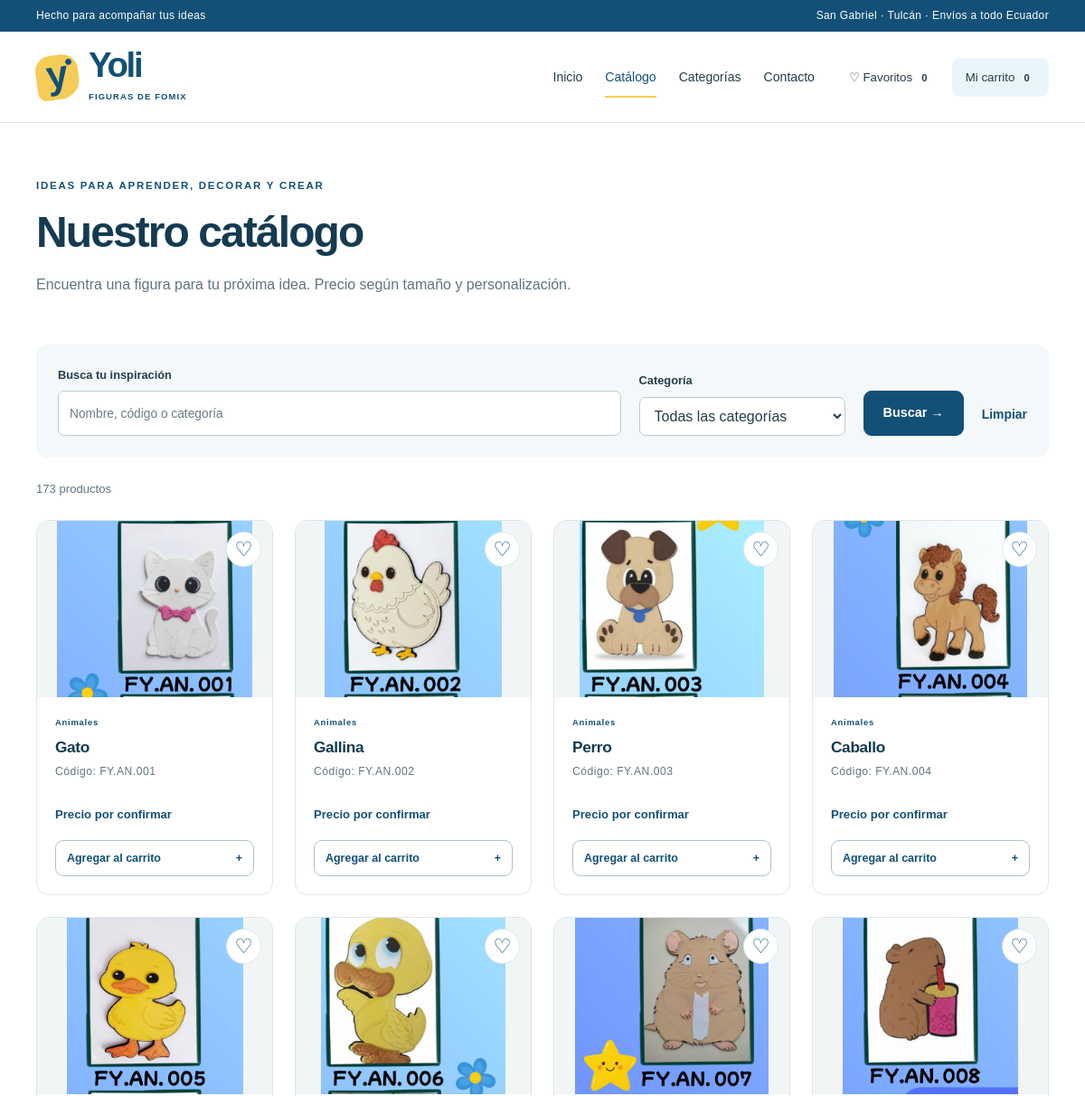
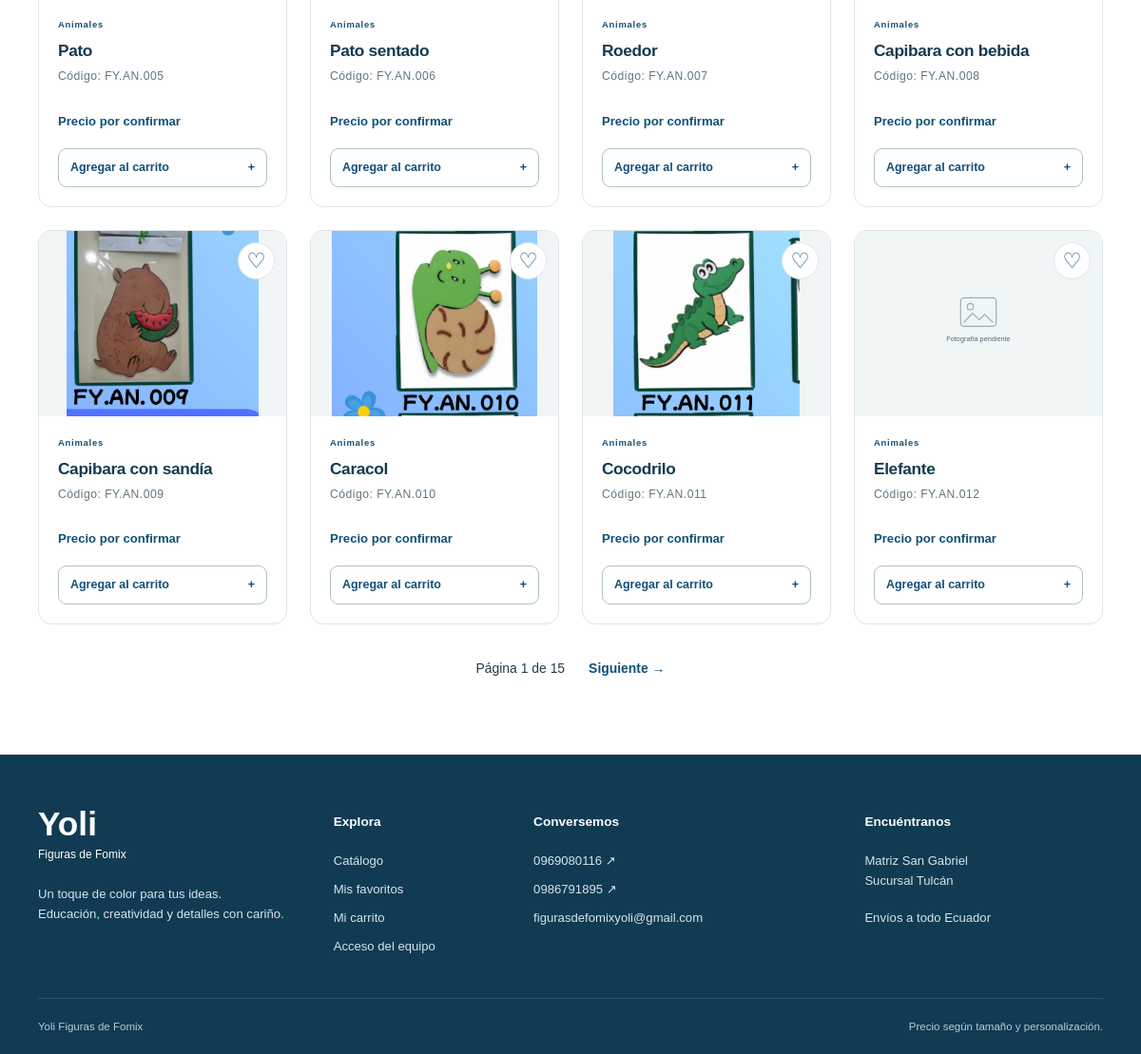
/catalogo, run on the app's committed database (2 pictures, top to bottom).
### app/models/product.py (models this page shows)
class Product(db.Model):
    __tablename__ = 'products'
    __table_args__ = (db.CheckConstraint("substr(code, -3) != '000'", name='no_placeholder'),)
    id = db.Column(db.Integer, primary_key=True)
    code = db.Column(db.String(60), nullable=False, unique=True)
    name = db.Column(db.String(200))
    slug = db.Column(db.String(240), nullable=False, unique=True)
    description = db.Column(db.Text)
    category_id = db.Column(db.Integer, db.ForeignKey('categories.id'), nullable=False, index=True)
    size_notes = db.Column(db.Text)
    allows_customization = db.Column(db.Boolean, nullable=False, default=False)
    is_active = db.Column(db.Boolean, nullable=False, default=False)
    is_featured = db.Column(db.Boolean, nullable=False, default=False)
    created_at = db.Column(db.DateTime(timezone=True), default=utcnow, nullable=False)
    updated_at = db.Column(db.DateTime(timezone=True), default=utcnow, onupdate=utcnow, nullable=False)
    category = db.relationship('Category', back_populates='products')
    images = db.relationship('ProductImage', back_populates='product', cascade='all, delete-orphan', order_by='ProductImage.sort_order')
    @property
    def display_name(self):
        return self.name or self.code
    @property
    def image_path(self):
        return self.images[0].file_path if self.images else 'img/placeholder.svg'

### app/models/product_image.py (models this page shows)
class ProductImage(db.Model):
    __tablename__ = 'product_images'
    id = db.Column(db.Integer, primary_key=True)
    product_id = db.Column(db.Integer, db.ForeignKey('products.id'), nullable=False, index=True)
    file_path = db.Column(db.String(400), nullable=False)
    alt_text = db.Column(db.String(250))
    sort_order = db.Column(db.Integer, default=0, nullable=False)
    product = db.relationship('Product', back_populates='images')

### app/models/category.py (models this page shows)
class Category(db.Model):
    __tablename__ = 'categories'
    id = db.Column(db.Integer, primary_key=True)
    name = db.Column(db.String(120), nullable=False, unique=True)
    slug = db.Column(db.String(140), nullable=False, unique=True)
    description = db.Column(db.Text)
    sort_order = db.Column(db.Integer, nullable=False, default=0)
    is_active = db.Column(db.Boolean, nullable=False, default=True)
    products = db.relationship('Product', back_populates='category')

### app/catalog/routes.py (the view)
@bp.get('/catalogo')
def catalog():
    term = request.args.get('q', '')[:200]
    category_slug = request.args.get('categoria', '')
    query = search_products(public_products(), term)
    if category_slug:
        query = query.filter(Category.slug == category_slug)
    page = request.args.get('page', 1, type=int)
    if page < 1:
        abort(404)
    pagination = query.order_by(Product.code).paginate(page=page, per_page=12, error_out=False)
    return render_template('public/catalog.html', pagination=pagination, term=term, category_slug=category_slug)

### app/services/search.py (called while the page is built)
def normalize_search(value):
    result = []
    for char in unicodedata.normalize('NFC', value or '').casefold():
        if char == 'ñ':
            result.append(char)
        else:
            result.append(''.join(c for c in unicodedata.normalize('NFD', char)
                                  if not unicodedata.combining(c)))
    return ''.join(result)

def search_products(query, term):
    term = normalize_search(term.strip())
    return query.filter(or_(*(func.search_normalize(column).contains(term, autoescape=True)
                             for column in (Product.name, Product.code, Category.name)))) if term else query

def public_products():
    return Product.query.join(Category).filter(Product.is_active.is_(True), Category.is_active.is_(True))

### app/templates/public/catalog.html (shortened to what this page needs)
{% extends 'public/base.html' %}
{% block content %}<section class="page-intro container">
<span class="eyebrow">IDEAS PARA APRENDER, DECORAR Y CREAR</span>
<h1>Nuestro catálogo</h1>
<p>Encuentra una figura para tu próxima idea. Precio según tamaño y personalización.</p>
</section>
<section class="container section-bottom">
<form class="catalog-filters" method="get">
<div class="field search-field">
<label for="q">Busca tu inspiración</label>
<input id="q" type="search" name="q" value="{{ term }}" placeholder="Nombre, código o categoría" maxlength="200">
</div>
<div class="field">
<label for="categoria">Categoría</label>
<select id="categoria" name="categoria">
<option value="">Todas las categorías</option>{% for category in categories %}<option value="{{ category.slug }}" {% if category_slug == category.slug %}selected{% endif %}>{{ category.name }}</option>{% endfor %}</select>
</div>
<button class="button" type="submit">Buscar →</button>
<a class="text-link" href="{{ url_for('catalog.catalog') }}">Limpiar</a>
</form>
<p class="results-count">{{ pagination.total }} productos{% if term %} para «{{ term }}»{% endif %}</p>{% if pagination.items %}<div class="product-grid">{% for product in pagination.items %}
{% include 'components/product_card.html' %}
{% endfor %}</div>{% endif %}
{% if pagination.pages > 1 %}<nav class="pagination" aria-label="Páginas del catálogo"><span>Página {{ pagination.page }} de {{ pagination.pages }}</span>{% if pagination.has_next %}<a href="{{ url_for('catalog.catalog', q=term, categoria=category_slug, page=pagination.next_num) }}">Siguiente →</a>{% endif %}</nav>{% endif %}</section>{% endblock %}

### app/templates/components/product_card.html
<article class="product-card">
  <div class="product-visual">
<a href="{{ url_for('catalog.detail', slug=product.slug) }}">
<img src="{{ url_for('static', filename=product.image_path) }}" data-placeholder="{{ url_for('static', filename='img/placeholder.svg') }}" alt="{{ product.images[0].alt_text or product.display_name if product.images else 'Fotografía pendiente: ' ~ product.display_name }}" width="640" height="480" loading="lazy">
</a>
<button class="favorite-button" type="button" data-favorite="{{ product.code }}" aria-label="Guardar {{ product.code }} en favoritos" aria-pressed="false">♡</button>
</div>
  <div class="product-info">
<span class="eyebrow">{{ product.category.name }}</span>
<h3>
<a href="{{ url_for('catalog.detail', slug=product.slug) }}">{{ product.display_name }}</a>
</h3>
<p class="product-code">Código: {{ product.code }}</p>
<p class="price-note">Precio por confirmar</p>
<button class="button button-outline full-width" type="button" data-add-cart="{{ product.code }}">Agregar al carrito <span aria-hidden="true">+</span>
</button>
</div>
</article>

### app/static/css/styles.css (style rules this page uses)
:root { --blue:#125077; --blue-dark:#143b50; --sky:#e9f5fa; --yellow:#f5cc57; --ink:#253d49; --muted:#607580; --line:#dce6e9; --paper:#fff; --radius:18px; --shadow:0 12px 35px #193f5010; }
* { box-sizing:border-box; }
body { margin:0; font-family:'Trebuchet MS',Arial,sans-serif; font-size:16px; line-height:1.6; color:var(--ink); background:#fff; }
a { color:inherit; text-decoration:none; }
button,input,textarea,select { font:inherit; }
button,a,input,select,textarea { -webkit-tap-highlight-color:transparent; }
button { cursor:pointer; }
img { display:block; max-width:100%; object-fit:contain; }
h1,h2,h3,p { margin-top:0; }
h1,h2,h3 { line-height:1.16; letter-spacing:-.04em; color:var(--blue-dark); }
h1 { font-size:clamp(2.5rem,5vw,4.5rem); margin-bottom:24px; }
h3 { font-size:1.2rem; }
p { margin-bottom:18px; }
.container { max-width:1240px; width:calc(100% - 80px); margin:0 auto; }
.section-bottom { padding-bottom:80px; }
.eyebrow { font-size:.72rem; letter-spacing:.15em; font-weight:700; display:block; color:var(--blue); margin-bottom:14px; }
.button { display:inline-flex; align-items:center; justify-content:center; gap:20px; border:1px solid var(--blue); border-radius:9px; background:var(--blue); color:white; padding:13px 21px; font-size:.9rem; font-weight:700; line-height:1.5; transition:background .15s,transform .15s; }
.button-outline { color:var(--blue); background:transparent; border-color:#adc2cc; }
.text-link { font-size:.87rem; font-weight:bold; color:var(--blue); text-underline-offset:5px; }
.page-intro { padding-top:60px; padding-bottom:35px; }
.page-intro h1 { font-size:3rem; margin-bottom:18px; }
.page-intro p { color:var(--muted); max-width:720px; }
.catalog-filters { display:flex; gap:20px; align-items:end; background:#f4f8fa; padding:24px; border-radius:12px; }
.field { display:flex; flex-direction:column; gap:7px; margin-bottom:18px; }
.field label { font-size:.8rem; font-weight:bold; }
input,select,textarea { border:1px solid #b8cbd3; border-radius:7px; padding:11px 12px; width:100%; min-width:0; color:var(--ink); background:white; }
input::placeholder,textarea::placeholder { color:#6a7c85; font-size:.86rem; }
.catalog-filters .field { margin:0; min-width:190px; }
.search-field { flex:1; }
.catalog-filters .text-link { padding-bottom:13px; }
.results-count { font-size:.82rem; color:var(--muted); margin:24px 0; }
.product-grid { display:grid; grid-template-columns:repeat(4,minmax(0,1fr)); gap:24px; }
.product-card { display:flex; flex-direction:column; min-width:0; border:1px solid var(--line); border-radius:14px; background:white; overflow:hidden; }
.product-visual { position:relative; background:#f1f5f6; }
.product-visual img { width:100%; aspect-ratio:4/3; height:auto; }
.favorite-button { position:absolute; right:12px; top:12px; background:white; border:1px solid var(--line); border-radius:50%; width:39px; height:39px; font-size:1.4rem; color:var(--blue); }
.product-info { display:flex; flex-direction:column; flex:1; padding:20px; }
.product-info .price-note { margin-top:auto; padding-top:8px; }
.product-info h3,.detail-copy h1,.cart-item h3 { overflow-wrap:anywhere; }
.product-info .eyebrow { font-size:.59rem; margin-bottom:10px; letter-spacing:.08em; }
.product-info h3 { font-size:1.08rem; letter-spacing:-.02em; margin-bottom:8px; }
.product-code { font-size:.76rem; color:var(--muted); letter-spacing:.04em; }
.price-note { font-size:.82rem; font-weight:bold; color:var(--blue); }
.full-width { width:100%; }
.product-info .button { font-size:.78rem; padding:10px 12px; justify-content:space-between; }
.pagination { display:flex; justify-content:center; gap:25px; margin-top:35px; font-size:.87rem; }
.pagination a { font-weight:bold; color:var(--blue); }

### data on the page
Product: file_path (picture), category.name "Animales", display_name "Gato", code "FY.AN.001"
Product: file_path (picture), category.name "Animales", display_name "Gallina", code "FY.AN.002"
Product: file_path (picture), category.name "Animales", display_name "Perro", code "FY.AN.003"
Product: file_path (picture), category.name "Animales", display_name "Caballo", code "FY.AN.004"
Product: file_path (picture), category.name "Animales", display_name "Pato", code "FY.AN.005"
Product: file_path (picture), category.name "Animales", display_name "Pato sentado", code "FY.AN.006"
Product: file_path (picture), category.name "Animales", display_name "Roedor", code "FY.AN.007"
Product: file_path (picture), category.name "Animales", display_name "Capibara con bebida", code "FY.AN.008"
Product: file_path (picture), category.name "Animales", display_name "Capibara con sandía", code "FY.AN.009"
Product: file_path (picture), category.name "Animales", display_name "Caracol", code "FY.AN.010"
Product: file_path (picture), category.name "Animales", display_name "Cocodrilo", code "FY.AN.011"
Product: shows a picture, category.name "Animales", display_name "Elefante", code "FY.AN.012"

### other printed values
{{ pagination.total }} "173"
{{ pagination.page }} "1"
{{ pagination.pages }} "15"
